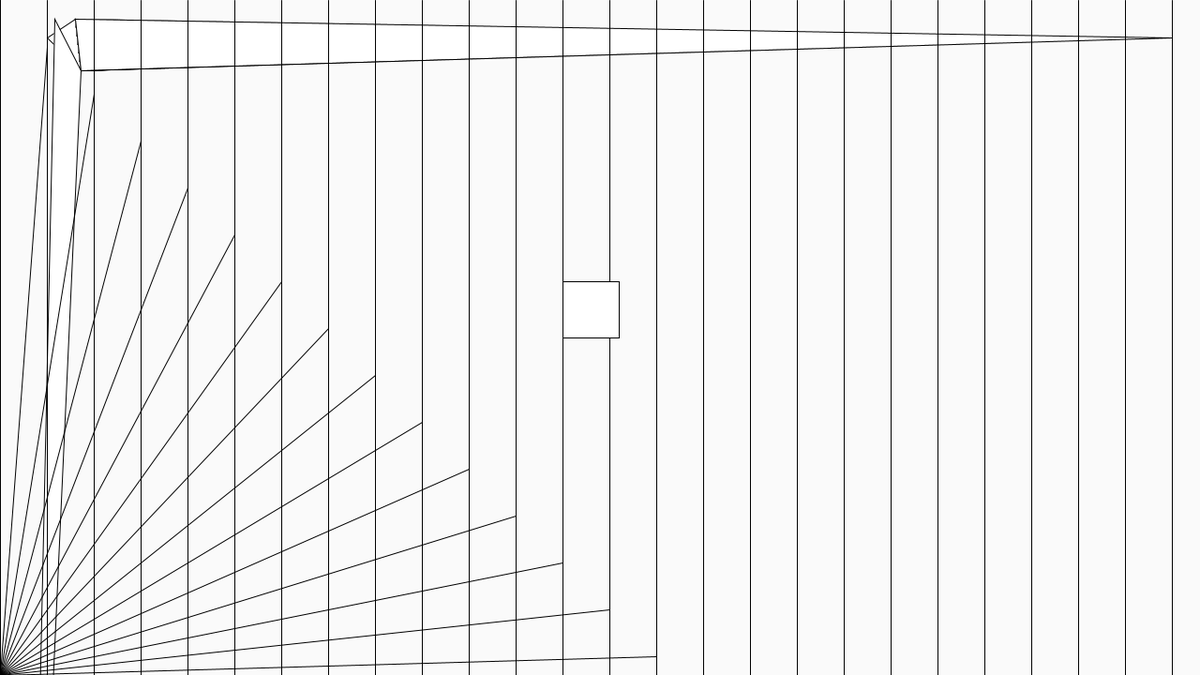
Frame 1 (no input)
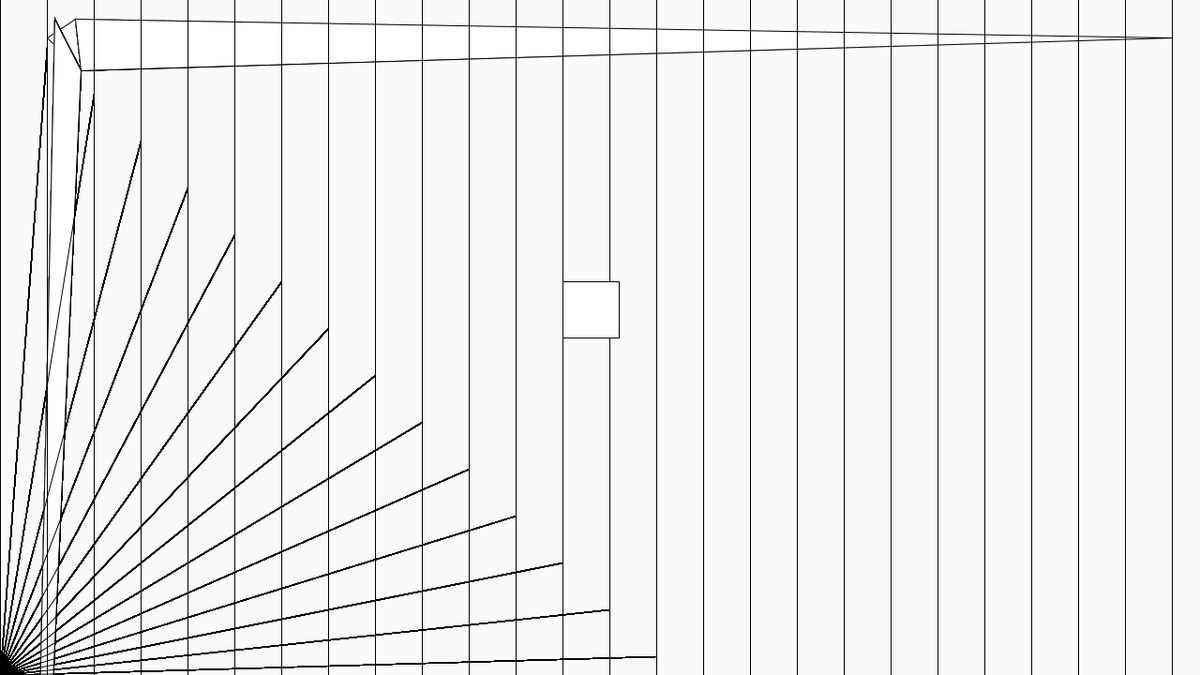
Frame 60 (the mouse pressed at the canvas centre just before this capture)
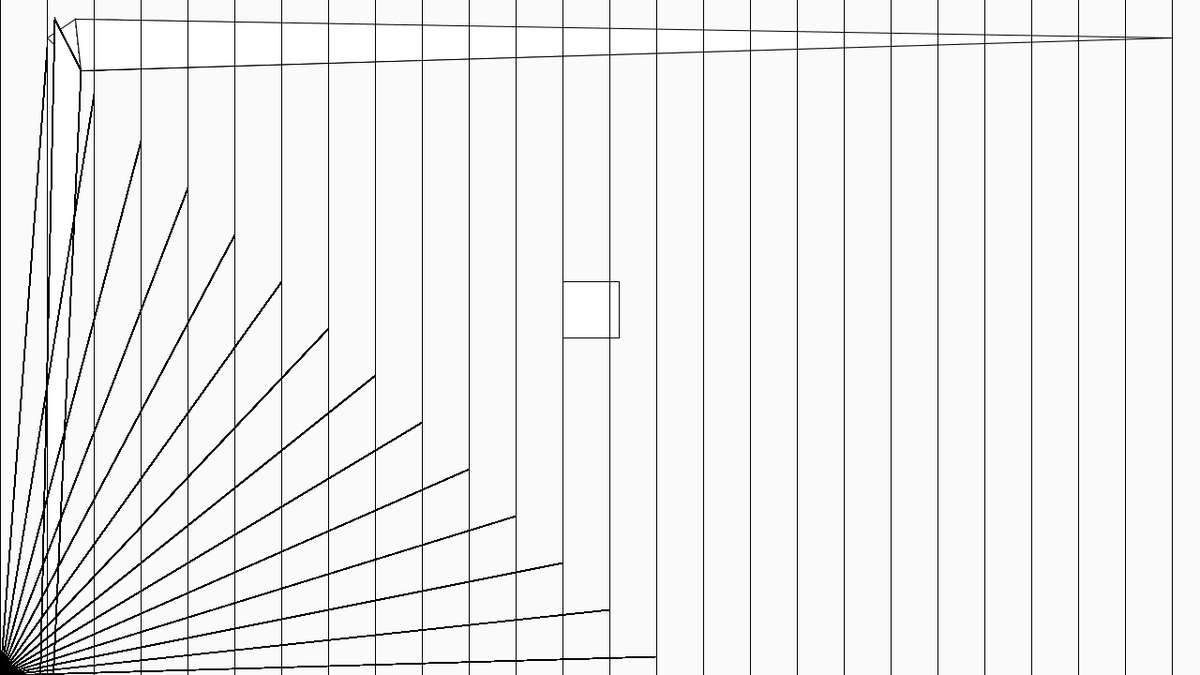
Frame 120 (the mouse held since frame 60 and released just before this capture)

The Processing sketch that drew these frames (run headless with seeded random() and noise(); from frame 60 on, the mouse is pressed at the canvas centre):

// Processing sketch: SS4_loop_iteration
// ── SS4_loop_iteration.pde
//Andres Vera
//easthetics

int x=50;
int s=10;
float r= 255;
float g= 255;
float b= 255;
void setup(){
size(1280,720);
background(250);
}

void draw(){
  strokeWeight(1);
  stroke(0);
while(x<width){
  triangle(x, 40, 80, 20, 86, 75);
x=x+50;}
  triangle(30, x, 58, 20, 86, 75);
 
     for (int i=0; i<=200; i=i+20){
    println(i);}
    for(int i=0; i<width; i+=50){
     line(i,0,i,height); 
   }
  
    for(int i=0; i<height; i+=50){
   line(0,height,i,i); 
  }
  println("mouseX:" + mouseX);
  println("mouseY:" + mouseY);
  
   if(mouseX>width/2){
   fill(0);
   rect(600,300,60,60);
 }
   else if(mouseX<width/2){
     fill(255);
     rect(600,300,60,60);
   }
}
  
  
  void mousePressed(){
   strokeWeight(s);
   stroke(250,100,100);
   fill(r,g,b);
    ellipse(500,400,75,75);
   s=s+10;
  
   r=random(0,255);
   g=random(0,255);
   b=random(0,255);
   noFill();
   
 
  }

   
   

  
  
